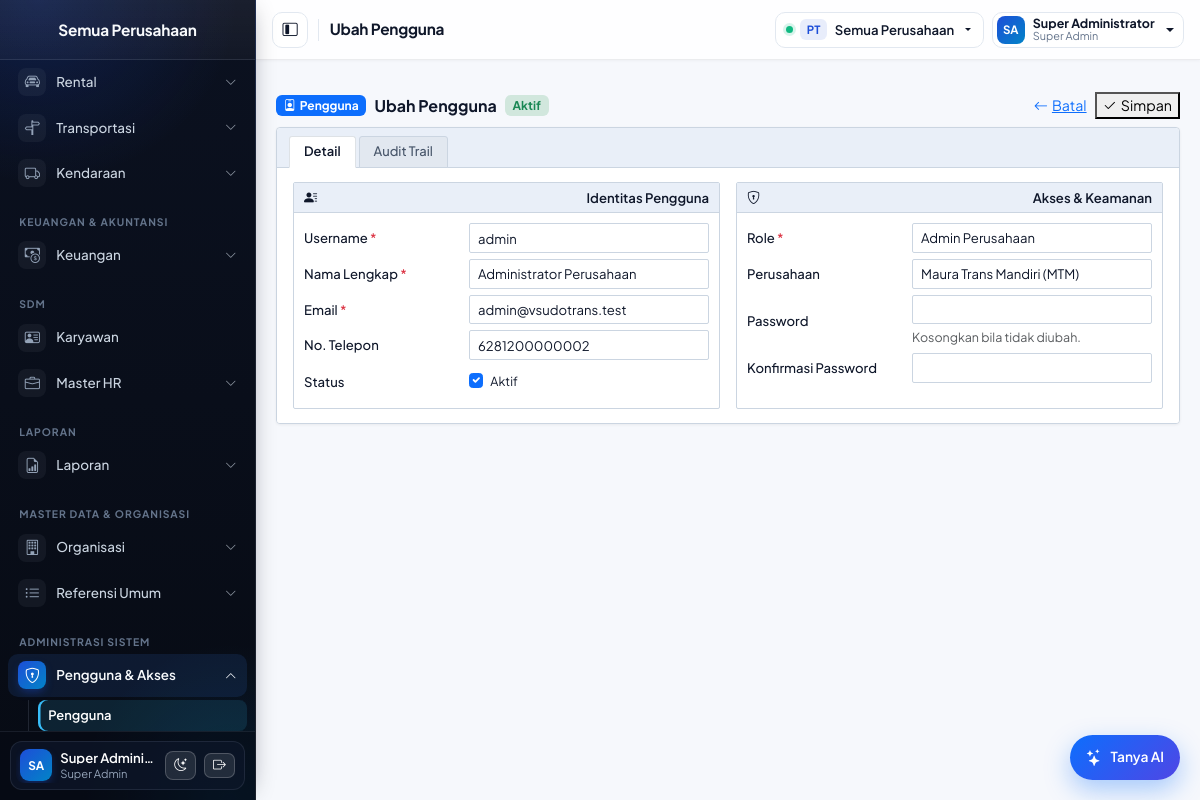
The app's page /pages/users/form.php?id=2 (signed in) with its own data.
### tables this page shows
CREATE TABLE `users` (
  `id` INT(11) NOT NULL AUTO_INCREMENT,
  `username` VARCHAR(50) NOT NULL,
  `email` VARCHAR(100) NOT NULL,
  `password` VARCHAR(255) NOT NULL,
  `full_name` VARCHAR(100) NOT NULL,
  `phone_number` VARCHAR(20) DEFAULT NULL,
  `role_id` INT(11) NOT NULL,
  `company_id` INT(11) DEFAULT NULL COMMENT 'Perusahaan aktif; NULL = lintas perusahaan',
  `is_active` TINYINT(1) NOT NULL DEFAULT 1,
  `last_login` DATETIME DEFAULT NULL,
  `created_date` DATETIME NOT NULL DEFAULT CURRENT_TIMESTAMP,
  `updated_date` DATETIME NOT NULL DEFAULT CURRENT_TIMESTAMP ON UPDATE CURRENT_TIMESTAMP,
  PRIMARY KEY (`id`),
  UNIQUE KEY `uq_users_username` (`username`),
  UNIQUE KEY `uq_users_email` (`email`),
  KEY `ix_users_company` (`company_id`),
  KEY `ix_users_phone` (`phone_number`),
  CONSTRAINT `fk_users_role` FOREIGN KEY (`role_id`) REFERENCES `roles` (`id`),
  CONSTRAINT `fk_users_company` FOREIGN KEY (`company_id`) REFERENCES `companies` (`id`) ON DELETE SET NULL
);

CREATE TABLE `roles` (
  `id` INT(11) NOT NULL AUTO_INCREMENT,
  `name` VARCHAR(50) NOT NULL,
  `description` VARCHAR(255) DEFAULT NULL,
  `level` INT(11) NOT NULL DEFAULT 0,
  `created_date` DATETIME NOT NULL DEFAULT CURRENT_TIMESTAMP,
  PRIMARY KEY (`id`),
  UNIQUE KEY `uq_roles_name` (`name`)
);

CREATE TABLE `companies` (
  `id` INT(11) NOT NULL AUTO_INCREMENT,
  `group_id` INT(11) NOT NULL,
  `code` VARCHAR(15) NOT NULL,
  `name` VARCHAR(255) NOT NULL,
  `note` VARCHAR(2000) DEFAULT NULL,
  `phone_number` VARCHAR(20) DEFAULT NULL,
  `website` VARCHAR(300) DEFAULT NULL,
  `email` VARCHAR(200) DEFAULT NULL,
  `address` VARCHAR(1000) DEFAULT NULL,
  `city` VARCHAR(100) DEFAULT NULL,
  `logo` VARCHAR(255) DEFAULT NULL,
  `stamp` VARCHAR(255) DEFAULT NULL,
  `bot_secret` VARCHAR(128) DEFAULT NULL,
  `bot_phone` VARCHAR(30) DEFAULT NULL,
  `is_active` TINYINT(1) NOT NULL DEFAULT 1,
  `created_user` VARCHAR(255) DEFAULT NULL,
  `created_date` DATETIME NOT NULL DEFAULT CURRENT_TIMESTAMP,
  `modified_user` VARCHAR(255) DEFAULT NULL,
  `modified_date` DATETIME DEFAULT NULL,
  PRIMARY KEY (`id`),
  UNIQUE KEY `uq_companies_code` (`code`),
  UNIQUE KEY `uq_companies_bot_secret` (`bot_secret`),
  KEY `ix_companies_group` (`group_id`),
  CONSTRAINT `fk_companies_group` FOREIGN KEY (`group_id`) REFERENCES `groups` (`id`) ON DELETE RESTRICT
);

### includes/auth.php (called while the page is built, shortened)
<?php
function is_super_admin(): bool
{
    return ($_SESSION['role_name'] ?? '') === 'Super Admin';
}
function active_company_id(): ?int
{
    $id = $_SESSION['company_id'] ?? null;
    return $id === null ? null : (int) $id;
}
function accessible_companies(bool $force_refresh = false): array
{
    $uid = (int) ($_SESSION['user_id'] ?? 0);
    $is_sa = is_super_admin() ? 1 : 0;
    $cache_key = "{$is_sa}:{$uid}";
    if ($is_sa) {
        $rows = db()->query('SELECT id, code, name, logo FROM companies WHERE is_active = 1 ORDER BY name')->fetch_all(MYSQLI_ASSOC);
    }
    return $rows;
}

### config/database.php (called while the page is built, shortened)
<?php
function db(): mysqli
{
    static $conn = null;
    if ($conn instanceof mysqli) {
        return $conn;
    }
    try {
        $conn = new mysqli(DB_HOST, DB_USER, DB_PASS, DB_NAME);
        $conn->set_charset('utf8mb4');
    } catch (mysqli_sql_exception $e) {
        http_response_code(500);
        error_log('DB connection failed: ' . $e->getMessage());
        exit('Koneksi database gagal. Periksa konfigurasi.');
    }
    return $conn;
}

### pages/users/form.php (the view, shortened to what this page needs)
<?php
$db  = db();
$id  = (int) ($_GET['id'] ?? $_POST['id'] ?? 0);
$roles     = $db->query('SELECT id, name, level FROM roles ORDER BY level')->fetch_all(MYSQLI_ASSOC);
if ($id > 0) {
    $st = $db->prepare('SELECT u.*, r.name AS role_name, r.level AS role_level FROM users u JOIN roles r ON r.id = u.role_id WHERE u.id = ?');
    $st->bind_param('i', $id);
    $st->execute();
    $found = $st->get_result()->fetch_assoc();
    $row = $found;
}
$title  = $id > 0 ? 'Ubah Pengguna' : 'Tambah Pengguna';
require __DIR__ . '/../../includes/header.php';
?>
<main class="p-2 p-md-3">
    <?= ui_erp_toolbar(
        'Pengguna',
        'person-badge',
        $title,
        $id > 0 ? [['text' => !empty($row['is_active']) ? 'Aktif' : 'Nonaktif', 'class' => !empty($row['is_active']) ? 'bg-success-subtle text-success' : 'bg-secondary-subtle text-secondary']] : [],
        [
            ['label' => 'Batal', 'icon' => 'arrow-left', 'href' => APP_URL . '/pages/users/index.php', 'class' => 'btn-outline-secondary'],
            ['label' => 'Simpan', 'icon' => 'check2', 'type' => 'submit', 'form' => 'formUser', 'class' => 'btn-primary'],
        ]
    ) ?>
    <form method="post" id="formUser">
        <div class="erp-window-card">
            <ul class="nav nav-tabs erp-sub-tabs" role="tablist">
                <li class="nav-item" role="presentation">
                    <button class="nav-link active" id="tab-user-detail" data-bs-toggle="tab" data-bs-target="#pane-user-detail" type="button" role="tab">Detail</button>
                </li>
                <?php if ($id > 0): ?>
                    <li class="nav-item" role="presentation">
                        <button class="nav-link" id="tab-user-audit" data-bs-toggle="tab" data-bs-target="#pane-user-audit" type="button" role="tab">Audit Trail</button>
                    </li>
                <?php endif; ?>
            </ul>
            <div class="erp-content-body tab-content">
                <div class="tab-pane fade show active" id="pane-user-detail" role="tabpanel">
                    <div class="row g-3">
                        <div class="col-lg-6">
                            <div class="rnt-panel h-100 mb-0">
                                <div class="rnt-panel-header"><i class="bi bi-person-lines-fill"></i> Identitas Pengguna</div>
                                <div class="rnt-panel-body">
                                    <div class="rnt-row">
                                        <div class="rnt-label">Username <span class="text-danger">*</span></div>
                                        <div class="rnt-field">
                                            <input type="text" name="username" class="form-control form-control-sm" value="<?= e($row['username']) ?>" required>
                                        </div>
                                    </div>
                                    <div class="rnt-row">
                                        <div class="rnt-label">Nama Lengkap <span class="text-danger">*</span></div>
                                        <div class="rnt-field">
                                            <input type="text" name="full_name" class="form-control form-control-sm" value="<?= e($row['full_name']) ?>" required>
                                        </div>
                                    </div>
                                    <div class="rnt-row">
                                        <div class="rnt-label">Email <span class="text-danger">*</span></div>
                                        <div class="rnt-field">
                                            <input type="email" name="email" class="form-control form-control-sm" value="<?= e($row['email']) ?>" required>
                                        </div>
                                    </div>
                                    <div class="rnt-row">
                                        <div class="rnt-label">No. Telepon</div>
                                        <div class="rnt-field">
                                            <input type="text" name="phone_number" class="form-control form-control-sm" maxlength="20" placeholder="62812xxxxxxxx" value="<?= e($row['phone_number'] ?? '') ?>">
                                        </div>
                                    </div>
                                    <div class="rnt-row">
                                        <div class="rnt-label">Status</div>
                                        <div class="rnt-field">
                                            <div class="rnt-check-wrap">
                                                <div class="form-check mb-0">
                                                    <input class="form-check-input" type="checkbox" name="is_active" id="is_active" value="1"<?= $row['is_active'] ? ' checked' : '' ?>>
                                                    <label class="form-check-label small" for="is_active">Aktif</label>
                                                </div>
                                            </div>
                                        </div>
                                    </div>
                                </div>
                            </div>
                        </div>
                        <div class="col-lg-6">
                            <div class="rnt-panel h-100 mb-0">
                                <div class="rnt-panel-header"><i class="bi bi-shield-lock"></i> Akses &amp; Keamanan</div>
                                <div class="rnt-panel-body">
                                    <div class="rnt-row">
                                        <div class="rnt-label">Role <span class="text-danger">*</span></div>
                                        <div class="rnt-field">
                                            <select name="role_id" class="form-select form-select-sm" required>
                                                <?php foreach ($roles as $r): ?>
                                                    <option value="<?= (int) $r['id'] ?>"<?= (int) $row['role_id'] === (int) $r['id'] ? ' selected' : '' ?>>
                                                        <?= e($r['name']) ?>
                                                    </option>
                                                <?php endforeach; ?>
                                            </select>
                                        </div>
                                    </div>
                                    <div class="rnt-row">
                                        <div class="rnt-label">Perusahaan<?= !is_super_admin() ? ' <span class="text-danger">*</span>' : '' ?></div>
                                        <div class="rnt-field">
                                            <select name="company_id" class="form-select form-select-sm"<?= is_super_admin() ? '' : ' required' ?>>
                                                <?php foreach ($companies as $c): ?>
                                                    <option value="<?= (int) $c['id'] ?>"<?= (int) $row['company_id'] === (int) $c['id'] ? ' selected' : '' ?>>
                                                        <?= e($c['name']) ?> (<?= e($c['code']) ?>)
                                                    </option>
                                                <?php endforeach; ?>
                                            </select>
                                        </div>
                                    </div>
                                    <div class="rnt-row rnt-row-top">
                                        <div class="rnt-label">Password<?= $id === 0 ? ' <span class="text-danger">*</span>' : '' ?></div>
                                        <div class="rnt-field">
                                            <input type="password" name="password" class="form-control form-control-sm" autocomplete="new-password"<?= $id === 0 ? ' required' : '' ?>>
                                            <?php if ($id > 0): ?><div class="form-text small">Kosongkan bila tidak diubah.</div><?php endif; ?>
                                        </div>
                                    </div>
                                    <div class="rnt-row">
                                        <div class="rnt-label">Konfirmasi Password</div>
                                        <div class="rnt-field">
                                            <input type="password" name="password_confirm" class="form-control form-control-sm" autocomplete="new-password">
                                        </div>
                                    </div>
                                </div>
                            </div>
                        </div>
                    </div>
                </div>
            </div>
        </div>
    </form>
</main>
<?php require __DIR__ . '/../../includes/footer.php'; ?>

### records on screen
users: username "admin", full_name "Administrator Perusahaan", email "admin@vsudotrans.test", phone_number "6281200000002", is_active "☑", role_id "Admin Perusahaan", company_id "Maura Trans Mandiri (MTM)"

### other values on screen
$sidebarCompanyName "Semua Perusahaan"
$m['label'] "Rental"
$m['label'] "Transportasi"
$m['label'] "Kendaraan"
$sec "KEUANGAN & AKUNTANSI"
$m['label'] "Keuangan"
$sec "SDM"
$m['label'] "Karyawan"
$m['label'] "Master HR"
$sec "LAPORAN"
$m['label'] "Laporan"
$sec "MASTER DATA & ORGANISASI"
$m['label'] "Organisasi"
$m['label'] "Referensi Umum"
$sec "ADMINISTRASI SISTEM"
